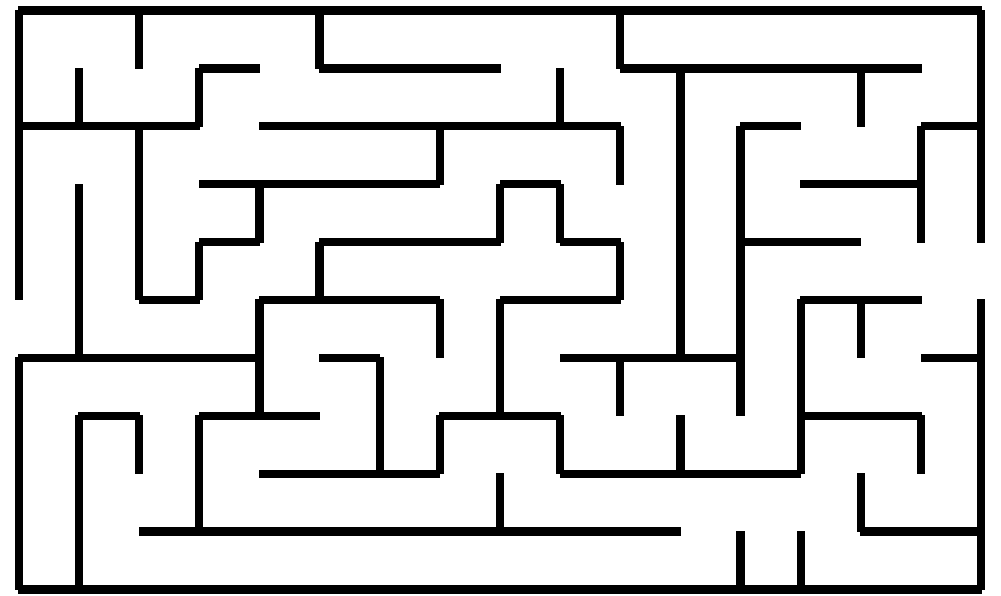
#> input picture Capture.PNG, 1001 x 596 px
$ python -i image_utils.py   (imports and definitions only)   (older library calls are emulated)
#> lines starting #> are read from the running program, lines starting #| are printed output that depends on the picture; after the words box and inside, x2 and y2 are one past the last pixel; in counts of white or black regions, pixels touching at a corner belong together
#aurthor = Kartikeyan
#date : 20 / 03 / 2019

import cv2
import numpy as np


# [9 lines left out: function image_resize, not called in this run]


# Image has to eb gray scaled and gaussian blurred before calling this function
def auto_canny(image, sigma=0.33):
    val = np.median(image)
    lower = max(0, (1 - sigma) * val)
    upper = min(255, (1 + sigma) * val)
    return cv2.Canny(image, lower, upper)


def adaptive_threshold(image, option=cv2.THRESH_BINARY):
    return cv2.adaptiveThreshold(image, 255, cv2.ADAPTIVE_THRESH_GAUSSIAN_C, option, 11, 2)


def sharpen_image(image):
    kernel = np.array([[0, -1, 0], [-1, 5, -1], [0, -1, 0]], dtype=np.float)
    return cv2.filter2D(image, -1, kernel)


# [32 lines left out: functions order_points, image_rotate_by_90_clockwise, image_rotate_by_90_anticlockwise, not called in this run]


def get_contours(gray_image, param=None):
    '''
    :param gray_image: input gray level image
    :param param: higher threshold for canny edge detector, lower threshold is twice smaller. Default Auto Canny with sigma=0.33
    :return:contours
    '''

    blurred = cv2.GaussianBlur(gray_image, (5, 5), 0)
    if not param:
        edged = auto_canny(gray_image)
        # t, edged = cv2.threshold(gray_image, 0, 255, cv2.THRESH_BINARY + cv2.THRESH_OTSU)
    else:
        edged = cv2.Canny(blurred, param / 2, param)
    _, cnts, _ = cv2.findContours(edged, cv2.RETR_EXTERNAL, cv2.CHAIN_APPROX_SIMPLE)
    return cnts


# [11 lines left out: function sort_contours, not called in this run]


def get_midpoint(ptA, ptB):
    return (ptA[0] + ptB[0]) * 0.5, (ptA[1] + ptB[1]) * 0.5


# [7 lines left out: function detect_face, not called in this run]


def add_text(image, text):
    cv2.putText(image, text, (15, 15), cv2.FONT_HERSHEY_SIMPLEX, 0.6, (0, 0, 255), 2)

>>> import cv2
>>> picture = cv2.imread('Capture.PNG', cv2.IMREAD_GRAYSCALE)
#> picture: shape (596, 1001); values 0 (black) and 254 (white), 84.9% white; 2 black regions, box (x1, y1, x2, y2) and area: (15, 180, 985, 594) 48507, (15, 6, 985, 416) 41752
>>> result = get_contours(picture)
#> in get_contours, `blurred = cv2.GaussianBlur(gray_image, (5, 5), 0)`:
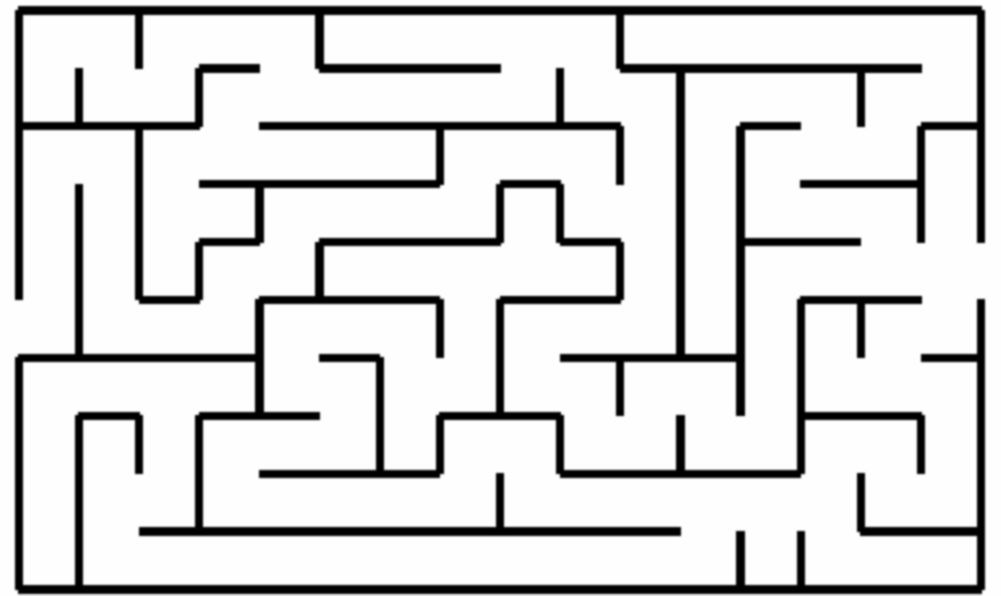
#> blurred: shape (596, 1001); min 0, max 254, mean 215.5
#> in auto_canny, `val = np.median(image)`: val = 254
#> in auto_canny, `lower = max(0, (1 - sigma) * val)`: lower = 170.2
#> in auto_canny, `upper = min(255, (1 + sigma) * val)`: upper = 255
#> in auto_canny, `return cv2.Canny(image, lower, upper)`:
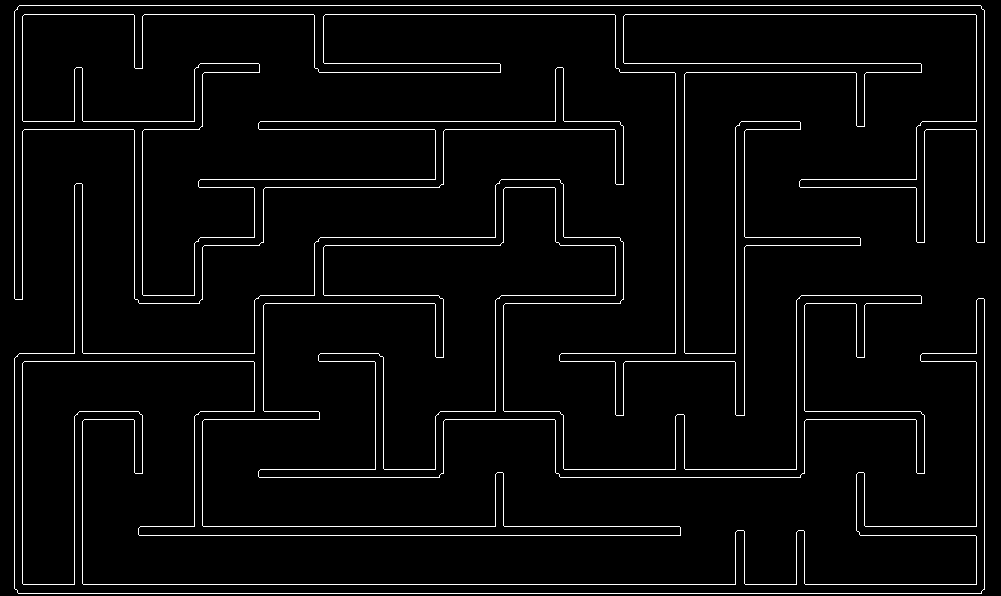
#> returned value: shape (596, 1001); 3.6% white in thin lines or dots
#> in get_contours, `_, cnts, _ = cv2.findContours(edged, cv2.RETR_EXTERNAL, cv2.CHAIN_APPR..`: cnts = 2 contours; box (x1, y1, x2, y2) and area: (14, 179, 985, 594) 48494, (14, 5, 985, 416) 41766
#> result has the same summary as cnts in get_contours

$ run again, on editmaze.png
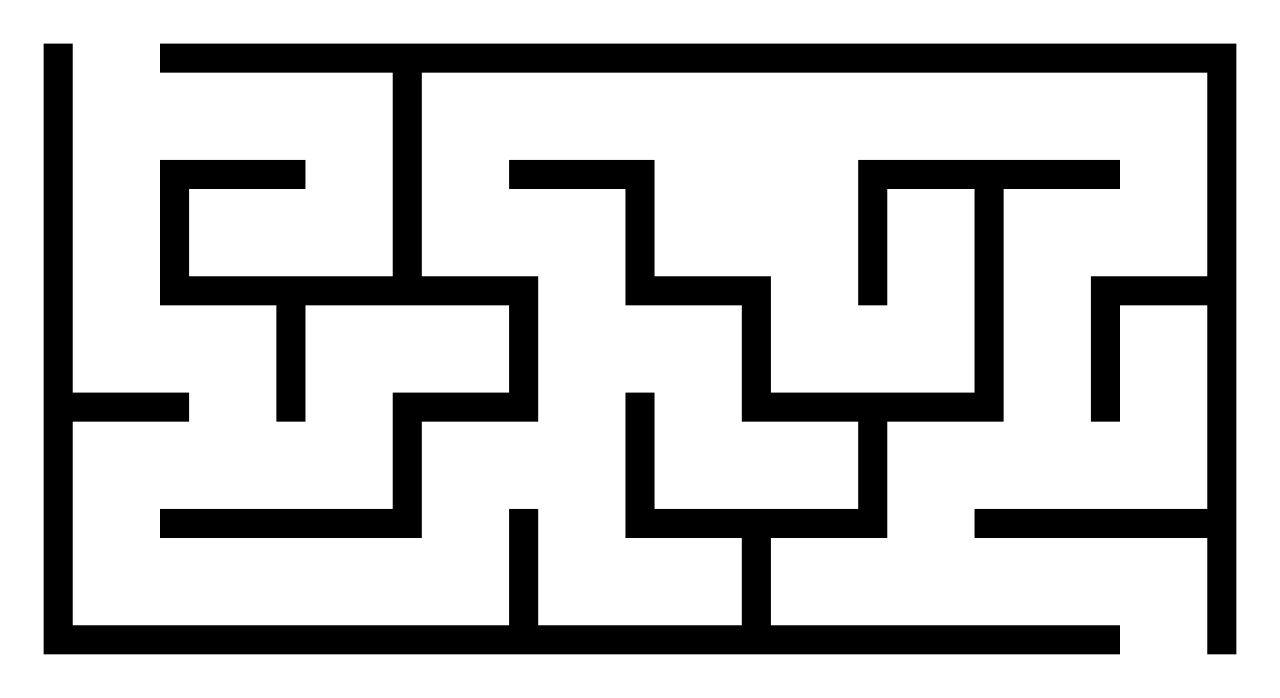
#> input picture editmaze.png, 1280 x 698 px
#> picture is the input picture: shape (698, 1280); min 0, max 255, mean 193.7
#> in get_contours, `blurred = cv2.GaussianBlur(gray_image, (5, 5), 0)`:
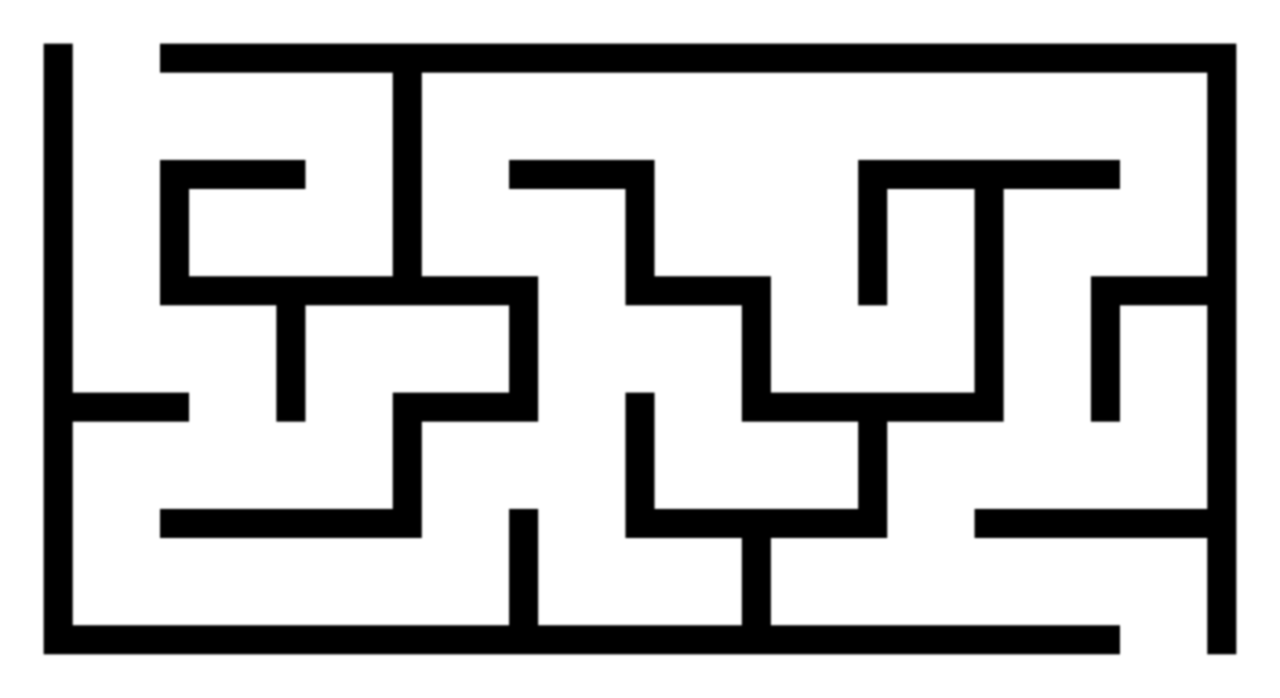
#> blurred: shape (698, 1280); min 0, max 255, mean 193.7
#> val = 255
#> lower = 170.8
#> upper = 255
#> in auto_canny, `return cv2.Canny(image, lower, upper)`:
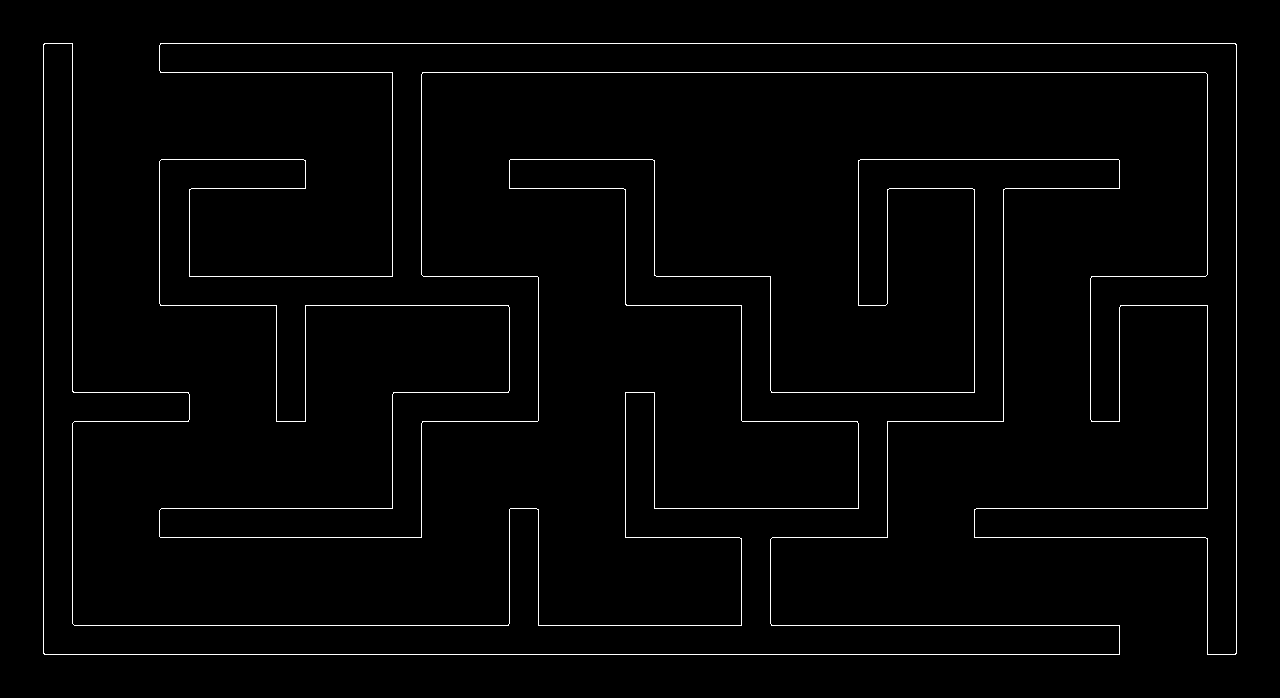
#> returned value: shape (698, 1280); 1.7% white in thin lines or dots, all inside (x1, y1, x2, y2) = (43, 43, 1237, 655)
#> cnts = 2 contours; box (x1, y1, x2, y2) and area: (43, 43, 1120, 655) 108884, (159, 43, 1237, 655) 105654
#> result has the same summary as cnts in get_contours

$ run again, on maze2.png
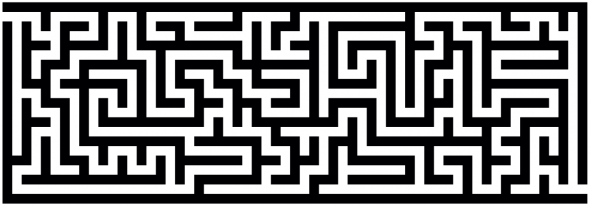
#> input picture maze2.png, 590 x 206 px
#> in get_contours, `blurred = cv2.GaussianBlur(gray_image, (5, 5), 0)`:
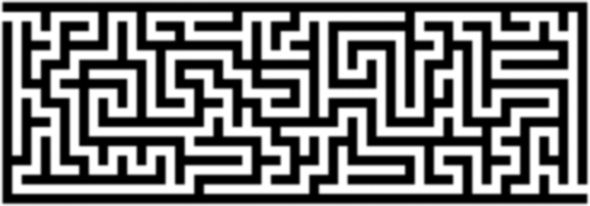
#> blurred: shape (206, 590); min 0, max 255, mean 122
#> val = 94
#> lower = 62.98
#> upper = 125
#> in auto_canny, `return cv2.Canny(image, lower, upper)`:
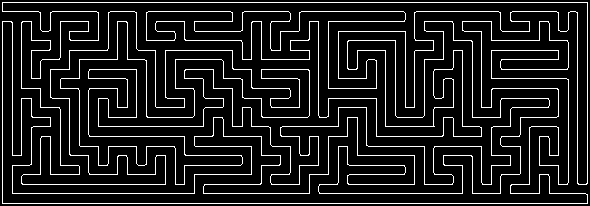
#> returned value: shape (206, 590); 10.6% white in thin lines or dots
#> cnts = 2 contours; box (x1, y1, x2, y2) and area: (2, 2, 588, 185) 43194, (2, 21, 588, 204) 20244
#> result has the same summary as cnts in get_contours
